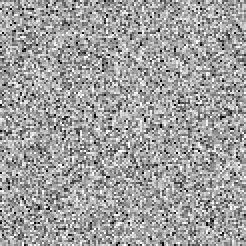
#> input picture test_image2.jpg, 123 x 123 px, given in place of the camera (shown 2 times larger)
$ python motion_detection_gaussian.py   (older library calls are emulated)
#> lines starting #> are read from the running program, lines starting #| are printed output that depends on the picture
#motion detection using adaptive Gaussian mixture model for background subtraction
import numpy as np
import argparse
import imutils
from imutils.video import VideoStream
import cv2

ap = argparse.ArgumentParser()
ap.add_argument("-v", "--video", help="path to the video file")
ap.add_argument("-a", "--min-area", type=int, default=2000, help="minumum area size")
args = vars(ap.parse_args())

#if the video argument is None, then we are reading from webcam
if args.get("video", None) is None:
    video = cv2.VideoCapture(0)

#Otherwise, we are reading from a video file
else:
    video = cv2.VideoCapture(args["video"])

fgbg = cv2.createBackgroundSubtractorMOG2(history=60, detectShadows=False)

#creating resizeable windows used for displaying output data
cv2.namedWindow("webcam", cv2.WINDOW_NORMAL)
cv2.namedWindow("threshold", cv2.WINDOW_NORMAL)
cv2.namedWindow("Gaussian", cv2.WINDOW_NORMAL)

while True:
    frame = video.read()[1]
#> frame is the input picture: shape (123, 123, 3); min 0, max 255, mean 159.9
    grey = cv2.cvtColor(video.read()[1], cv2.COLOR_BGR2GRAY) #turn image grey
    videoMasked = fgbg.apply(frame)
#> videoMasked: shape (123, 123); every value is 255
    #remove noise and display background subtracted and original video
    videoMasked = cv2.GaussianBlur(videoMasked, (3,3), 0)
    cv2.imshow('webcam', frame)
    cv2.imshow('Gaussian', videoMasked)

    #filtering image of low level pixel values and display resulting image1
    thresh = cv2.threshold(videoMasked, 100, 255, cv2.THRESH_BINARY)[1]
    kernel = cv2.getStructuringElement(cv2.MORPH_ELLIPSE,(9,9)) #kernel used in dilating process
    thresh = cv2.dilate(thresh, kernel, iterations=3)
    cv2.imshow('threshold', thresh)

    #create Contours
    _,cnts,_ = cv2.findContours(thresh.copy(), cv2.RETR_EXTERNAL,
            cv2.CHAIN_APPROX_SIMPLE)
#> cnts = [[[0, 0], [0, 122], [122, 122], [122, 0]]]

    #loop over contours
    for c in cnts:
        if cv2.contourArea(c) < args["min_area"]:
            continue
        (x, y, w, h) = cv2.boundingRect(c)
        cv2.rectangle(frame, (x, y), (x + w, y + h), (0, 255, 0), 2)
        cv2.imshow('webcam', frame)
#> this loop made 1 pass
#> (c, x, y, w, h) on pass 1: ([[0, 0], [0, 122], [122, 122], [122, 0]], 0, 0, 123, 123)
#> pass 1, `cv2.imshow('webcam', frame)`:
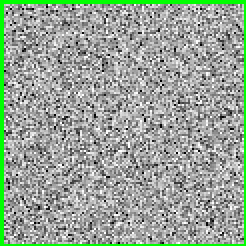
#> window 'webcam': shape (123, 123, 3) (shown 2 times larger); mean B, G, R 152.4, 164.7, 152.4

    k = cv2.waitKey(30) & 0xff
#> (key Esc is pressed here)
    if k == 27:
        break

video.release()
cv2.destroyAllWindows()

$ run again, on test_image3.jpg
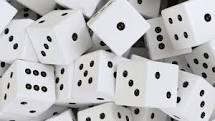
#> input picture test_image3.jpg, 215 x 121 px, given in place of the camera
#> frame is the input picture: shape (121, 215, 3); mean B, G, R 192, 189.8, 190
#> videoMasked: shape (121, 215); every value is 255
#> cnts = [[[0, 0], [0, 120], [214, 120], [214, 0]]]
#> the loop `for c in cnts:` made 1 pass
#> (c, x, y, w, h) on pass 1: ([[0, 0], [0, 120], [214, 120], [214, 0]], 0, 0, 215, 121)
#> pass 1, `cv2.imshow('webcam', frame)`:
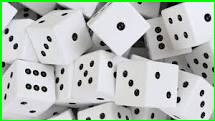
#> window 'webcam': shape (121, 215, 3); mean B, G, R 184.9, 192.6, 183
